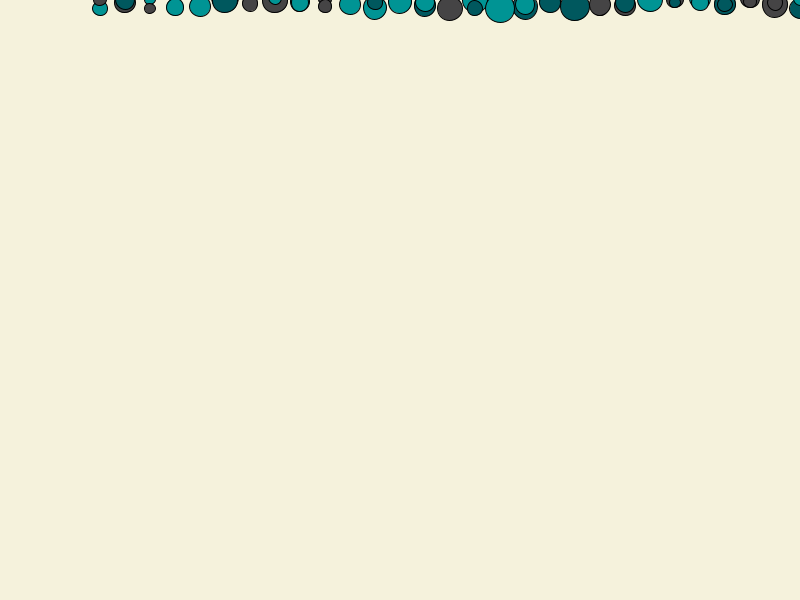
Frame 1 (no input)
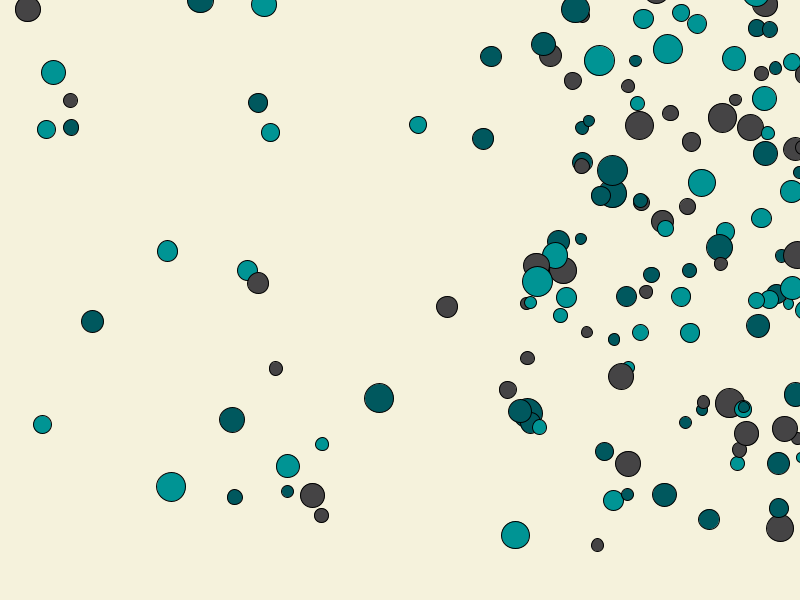
Frame 60 (the mouse pressed at the canvas centre just before this capture)
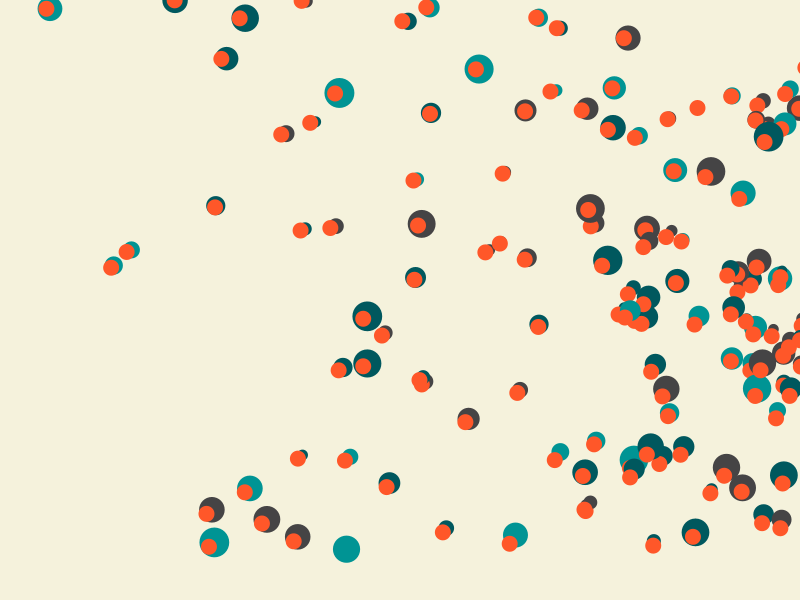
Frame 120 (the mouse held since frame 60 and released just before this capture)

The Processing sketch that drew these frames (run headless with seeded random() and noise(); from frame 60 on, the mouse is pressed at the canvas centre):

// Processing sketch: juan
// ── juan.pde
//ArrayList<randm> puente =  new ArrayList<randm> ();


/////// TODA ESTO ES SOLO PARA EL COLOR //////
ArrayList < Particula > lista = new ArrayList < Particula > ();


Particula p;
int n, m;

void setup() {
    size(800, 600);
    for (int i = 0; i < 100; i++) {
        p = new Particula(i);
        lista.add(p);

    }

    for (int i = 0; i < 100; i++) {
        p = new Particula(i);
        lista.add(p);

    }

}

void draw() {
    background(245, 242, 220);

    for (Particula a: lista) {
        a.show();
        a.mover();
        a.denuevo();

        if (mousePressed) {
            a.forma();
            a.crecimiento();

        }
    }
}

// para interaccion con el teclado usar la tecnica qla del nico








/*  if(mousePressed){
  listo.add(p);

  }
}
*/
/*void keyPressed( ){
  if (key == '1'){
    n = 1;
  }
  else if(key =='0'){
    n = 0;
}
else if(key =='d'){
  m = 0;
}
else if(key =='i'){
  m = 1;
}
}
*/

/*
/////////////////////////////////////////////////////////////////////////////////////////
/////////////////////////////////////////////////////////////////////////////////////////
                         WEAS QUE PUEDES USAR PARA EL EXAMEN
/////////////////////////////////////////////////////////////////////////////////////////
/////////////////////////////////////////////////////////////////////////////////////////
if(frameCount % 60==0){// cuando el resto de la division sea 0
//  m=int(random(2));
}
}


if(x>width || x<0||y>height-49||y<0){


}




/////////////////////////////////////////////////////////////////////////////////////////
/////////////////////////////////////////////////////////////////////////////////////////


ArrayList<Juan> lista = new ArrayList<Juan>();
ArrayList<Sotero> listo = new ArrayList<Sotero>();

// Acciones  remotas
//boolean l = false;

// Inicializacion de clases
Juan j;
Sotero b;

void setup(){
  size(600,600);
  for (int i = 0; i < 20; i++){ // el numero 10 es la cantidad de figuras que aparecen
  j = new Juan (random(width),random(height),random(5,100), random (5,100));
  lista.add(j);
  listo.add(b);
}
for (int i = 0; i < 20; i++){
  b = new Sotero(random(width),random(height),random(5,10), random (5,10));
  listo.add(b);
}


}

void draw(){
background(32,219,161);
for (Juan j : lista) { // esto va a definir el comportamiento de todos clas
                           // weas de la lista

// se tiene que ocupar otra inicializacion de la lista for, para otra clase
  j.agrupacion1();
  j.newforma();
  j.crecimiento1();
}

  for (Juan b : lista) {
  b.agrupacion3 ();
  //j.forma();
  //j.crecimiento();
  //j.limites();
  //j.mover();
  //j.color();

  /* Para lograr una interaccion con mouse;
   if(mousePressed){
   lista.add(j);

}


  }


}

/////////////////////////////////////////////////////////////////////////////////

//stroke de la ellipse
float x ;
float y ;
float tx;
float ty;
// centro de la ellipse
float tpx;
float tpy;
//Editor de color
int r = 255  ;
int g = 103 ;
int b = 63 ;
int op = 350;

///////////////////////////////////////////////////
  Juan(float x, float y, float tx, float ty){
  this.x   = x  ;
  this.y   = y  ;
  this.tx  = tx ;
  this.ty  = ty ;
  this.tpx = tpx;
  this.tpy = tpy;

}


// FUNCIONES //
void forma(){
       noStroke()        ;
       fill (r,g,b,op)  ;
       ellipse(x,y,tx,ty);
       op = op -7;
       if (op <= 0){
         op = 351;
       }
}

void crecimiento(){
  tx = tx +7;
  ty = ty +7;

  if (tx > 350){
      tx = 0;
      ty = 0;
  }
}

void inter(){

}

void mover(){
   x++;
   y--;

}

void limites(){
     if(x > width){
     x = 0;
  }
     if(y < 0){
     y = height;
  }
}

void newforma(){

  fill (142,30,0,op);
  ellipse(x,y,tpx,tpy);

}
void crecimiento1(){
  tpx = tpx +3;
  tpy = tpy +3;

  if (tpx > 150){
      tpx = 0;
      tpy = 0;
  }
}

////////////////////////////////////////////
void agrupacion1(){

  limites();
  crecimiento();
  forma();
}
///////////////////////////////////////////
void agrupacion2 (){
  newforma();
  crecimiento1();
}
//////////////////////////////////////////
}
///////////////////////////////////////////////////////////////////////////////
///////////////////////////////////////////////////////////////////////////////


*/

// ── Particula.pde
class Particula {
    color[] colores;
    color propioDelObjeto;
    int randomColor;

    //
    float x;
    float y;
    float velx;
    float vely;
    float tamano;

    //
    float tx;
    float ty;
    // centro de la ellipse
    float tpx;
    float tpy;
    //
    int op = 350;

    Particula(int i) {
        this.randomColor = int(random(3)); // hara un random entre los 3 colores que hay
        colores = new color[3]; //el numero es la cantidad que sale en i<3
        colores[0] = color(0, 88, 94);
        colores[1] = color(0, 148, 148);
        colores[2] = color(69, 68, 69);
        propioDelObjeto = color(127);


        x = 400;
        y = 0;
        //x= width/2;
        //y= height/2;

        velx = random(-6, 0); // se define la velocidad con la que nace cada burbuja
        vely = random(-3, 9); // se define la velocidad con la que nace cada burbuja

        x += velx;
        y += vely;
        tamano = random(10, 30);
        x = i * 25 + 100; //posicion de x
    }

    void show() {
        fill(colores[randomColor]);
        ellipse(x, y, tamano, tamano);
    }



    void mover() {
        x += velx;
        y += vely;
    }

    void denuevo() {
        if (x > width + 200 || x < 0 || y > height - 49) {

            x = 850;
            y = 30;
            // x = width/2;
            // y = height/2;
            tamano = random(10, 30);
            propioDelObjeto = colores[int(random(3))];
        }
    }

    void forma() {
        noStroke();
        fill(255, 87, 41, op);
        ellipse(x, y, tx, ty);
        op = op - 7;
        if (op <= -10) {
            op = 351;
        }
    }

    void crecimiento() {
        tx = tx + 2;
        ty = ty + 2;

        if (tx > 100) {
            tx = 0;
            ty = 0;
        }
    }

    void segform() {

        tamano = random(10, 30);

    }



}
